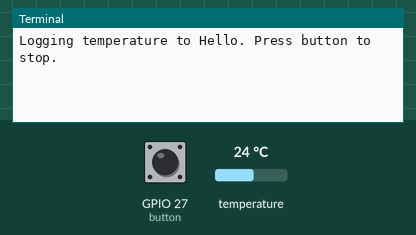
Bench run of a program on a simulated Raspberry Pi (BCM pin numbers), started with the argument Hello. Shown: the last lines printed to the terminal. The test bench sets the inputs (shaded band); at power-on: GPIO 27 (button) HIGH, temperature 24 °C. The clock reads 2024-03-15 10:24:30 at power-on unless the program sets it; files the program writes start out absent; threads take turns every 2 ms. At 1.8 s the program stops and its outputs stay as they are.

Above: at 1.2 s.
1.3 s: GPIO 27 (button) pulled LOW for 0.15 s
At 1.58 s:
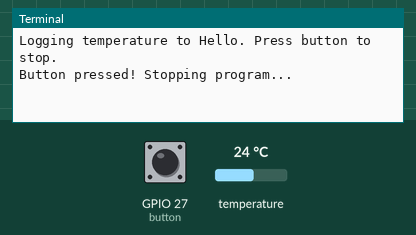
At 2.9 s:
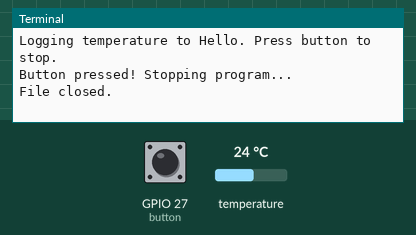

Measured:
- after the input at 1.3 s, the terminal: prints a new line at once (image 1)

The program:

temp_logger.py
```python
from gpiozero import Button
import sys, time, threading

# Get output filename from command line
if len(sys.argv) < 2:
    print(f"Usage: python3 {sys.argv[0]} <output_filename>")
    sys.exit("Failed to launch. need command line argument")
output = sys.argv[1]


# Setup button
button = Button(27, bounce_time=0.1)
stop_flag = False

def button_thread():
    global stop_flag
    while not stop_flag:
        if button.is_pressed:
            print("Button pressed! Stopping program...")
            stop_flag = True
        time.sleep(0.05)  # check every 50ms


# Read temperature from 1w sensor
input_temp = "/sys/bus/w1/devices/28-0319163131e5/temperature"
def read_temp():
    try:
        with open(input_temp, 'r') as file:
            return float(file.read()) / 1000
    except (ValueError, FileNotFoundError, OSError):
        print("Temperature sensor disconnected or invalid value")
        return None


# Start button thread
threading.Thread(target=button_thread, daemon=True).start()

# Open output file and log temperature
with open(output, 'w') as log:
    print(f"Logging temperature to {output}. Press button to stop.")
    while not stop_flag:
        temp = read_temp()
        timestamp = time.strftime('%Y-%m-%d %H:%M:%S', time.localtime())
        log.write(f"{timestamp}, Temp: {temp:.2f}°C\n")
        #print(f"{timestamp} -> {temp:.2f} °C")
        time.sleep(1)

print("File closed.")
```
